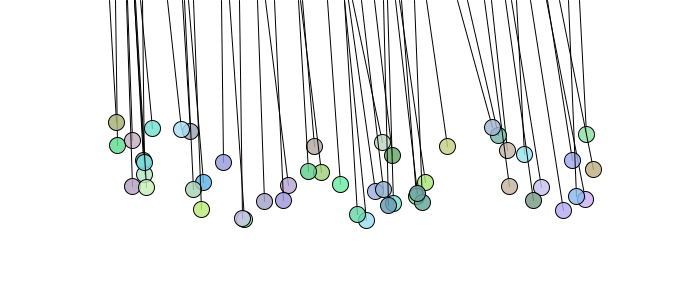
Frame 1 (no input)
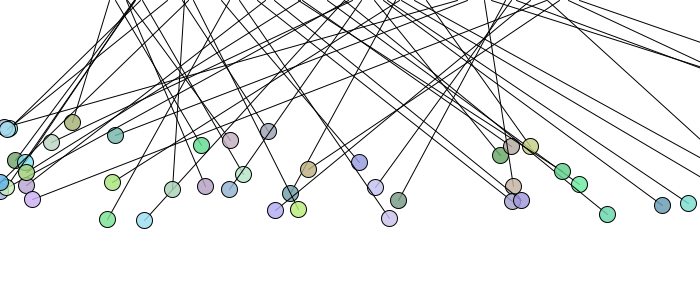
Frame 60 (the mouse pressed at the canvas centre just before this capture)
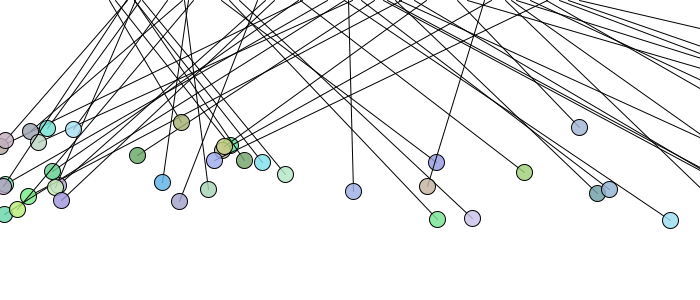
Frame 120 (the mouse held since frame 60 and released just before this capture)

The Processing sketch that drew these frames (run headless with seeded random() and noise(); from frame 60 on, the mouse is pressed at the canvas centre):

// Processing sketch: sketch_07_angles
// ── sketch_07_angles.pde
// Declara object
Oscillator[] o = new Oscillator[50]; 

void setup() {
 size(700, 300);
 smooth();
 // Create object
 int i = 0;
 while (i < o.length) {
   o[i] = new Oscillator(random(0.01, 0.09), random(100, 600), random(120, 225), random(95, 210), random(150, 240), random(100, 250));
   i++;
 }
}

void draw() {
 background(255);
 int i = 0;
 while(i < o.length) {
   o[i].oscillate();
   o[i].display();
   i++; 
 }
}

// ── Oscillator.pde
class Oscillator {
 float xtheta;
 float ytheta;
 float string_length_x;
 float oscillation_rate;
 float ratio_x;
 float ratio_y;
 float red;
 float green;
 float blue;
 float alpha;
 
 // Constructor
 Oscillator(float rate, float axe_x, float axe_y, float r, float g, float b) {
   xtheta = 0.0;
   ytheta = 0.0;
   oscillation_rate = rate;
   ratio_x = axe_x;
   ratio_y = axe_y;
   red = r;
   green = g;
   blue = b;
   alpha = 210;
 }
 
 void oscillate() {
   xtheta = xtheta + oscillation_rate;
   ytheta = ytheta + oscillation_rate;
 }
 
 void display() {
   float x = (sin(xtheta) + 1) * ratio_x;
   line(ratio_x, 0, x, ratio_y);
   fill(red, green, blue, alpha);
   ellipse(x, ratio_y, 16, 16);
 }
}
